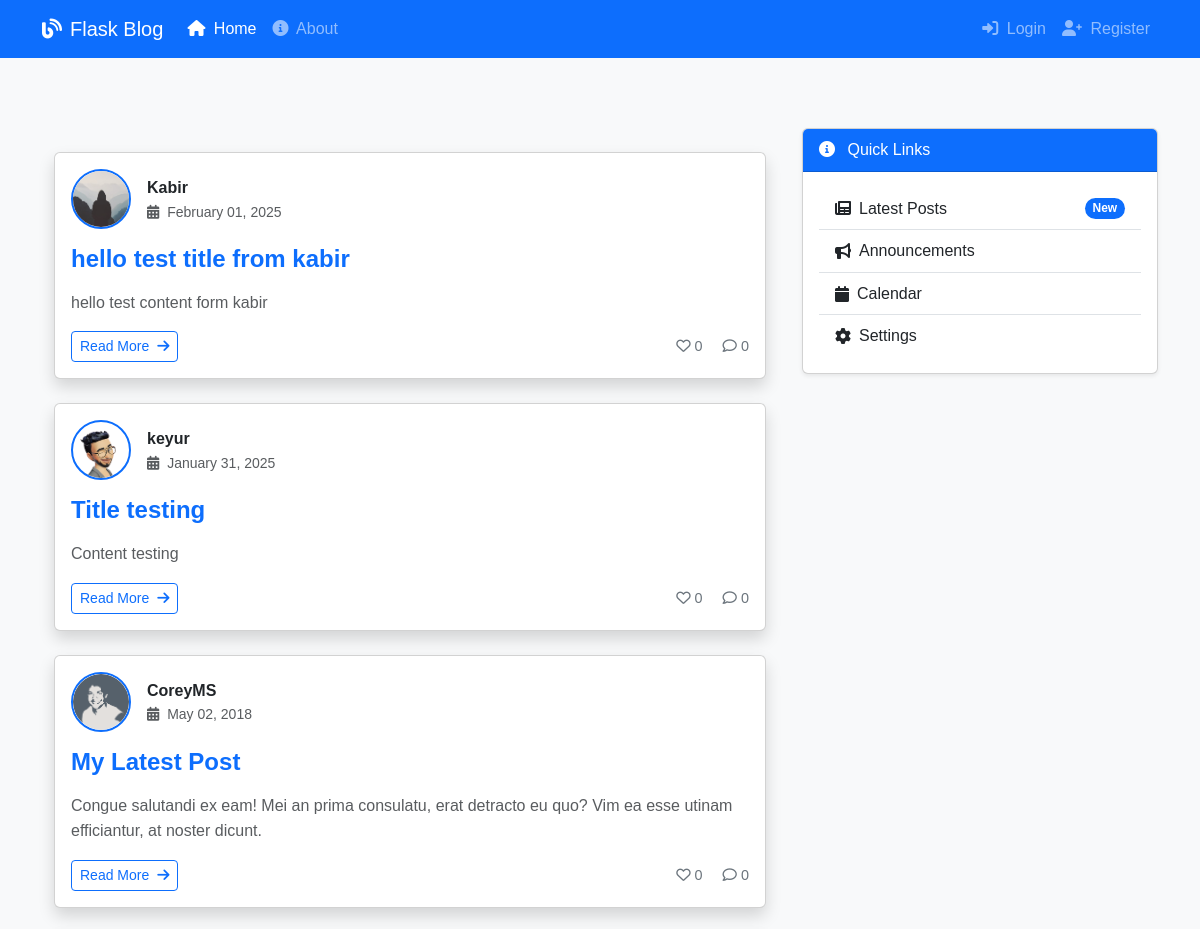
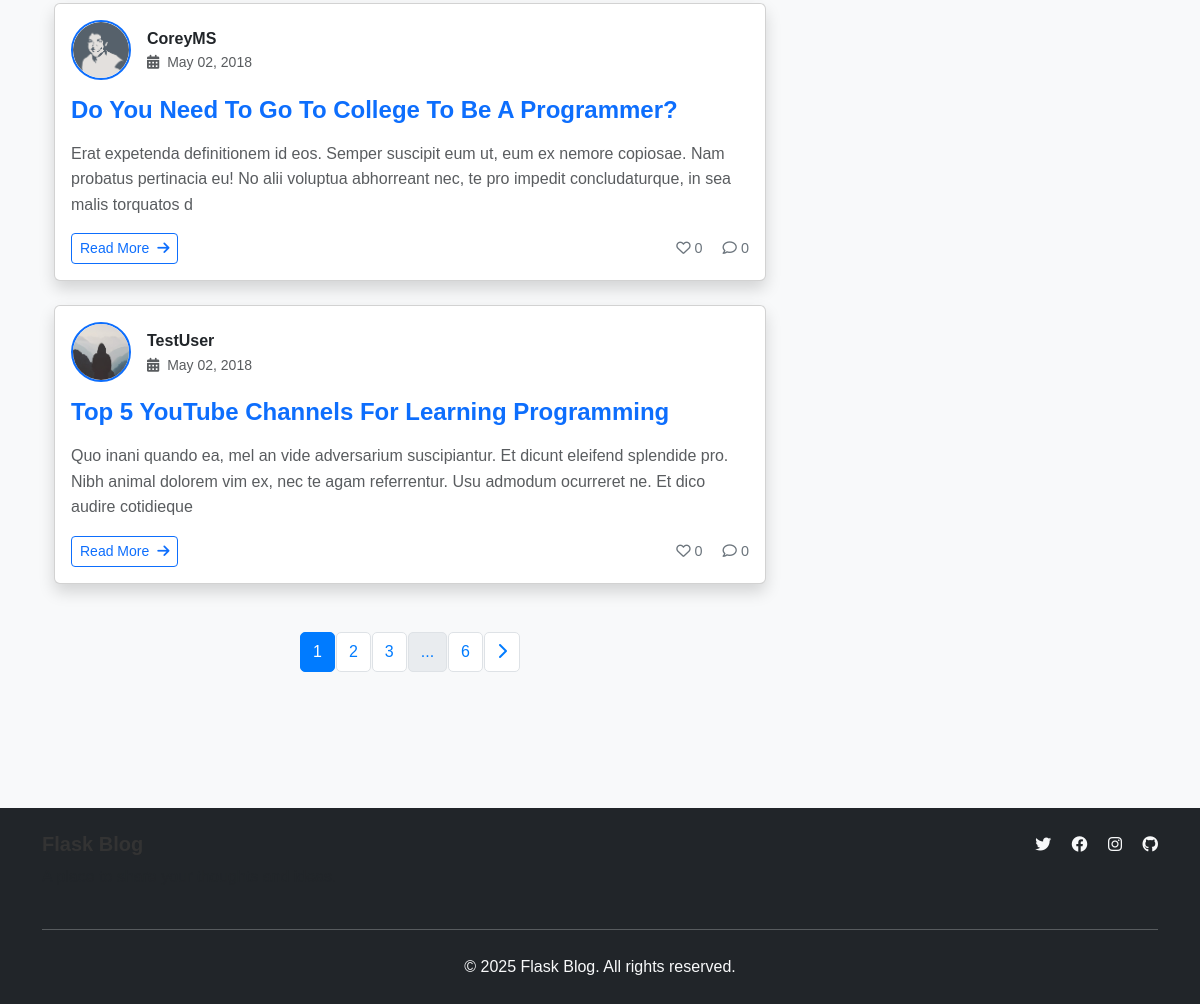
Page /home on the earlier database version (2 pictures, top to bottom).
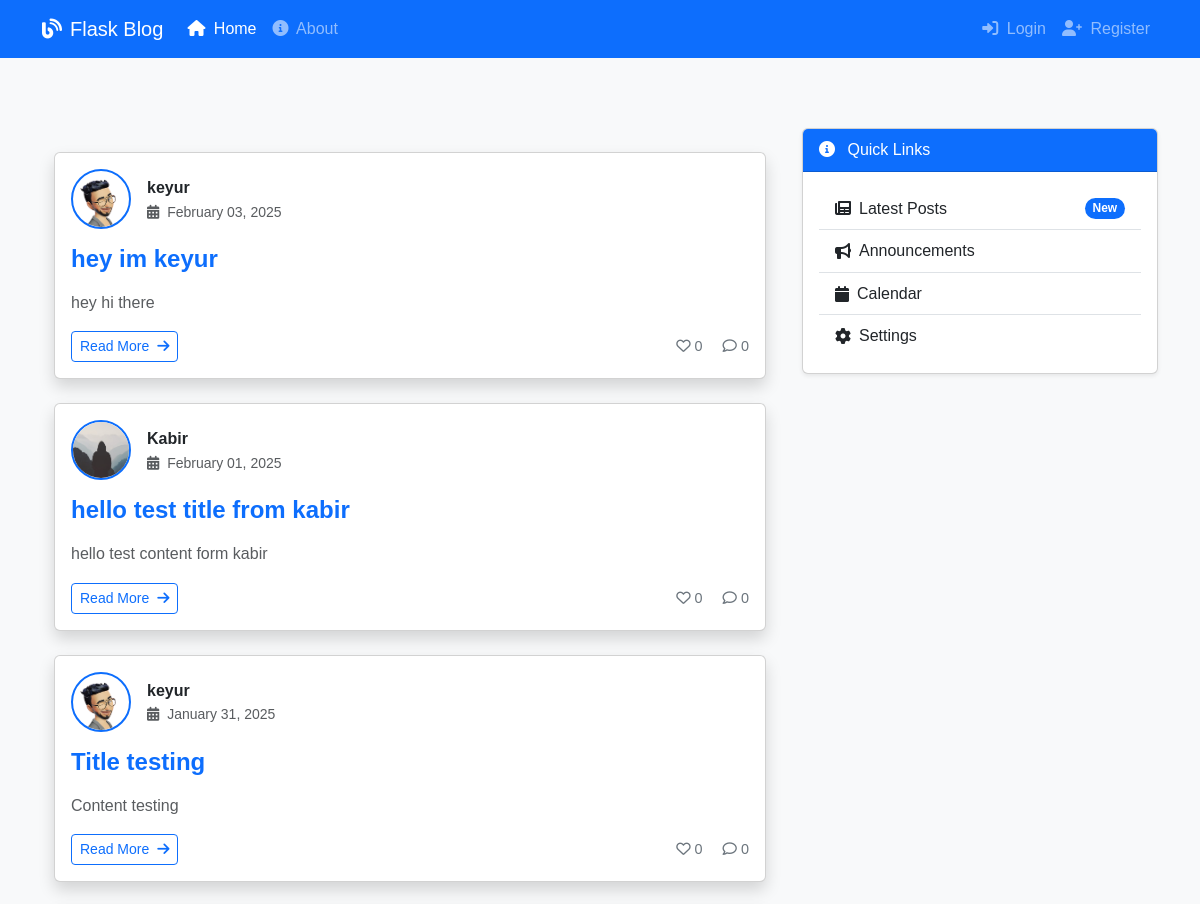
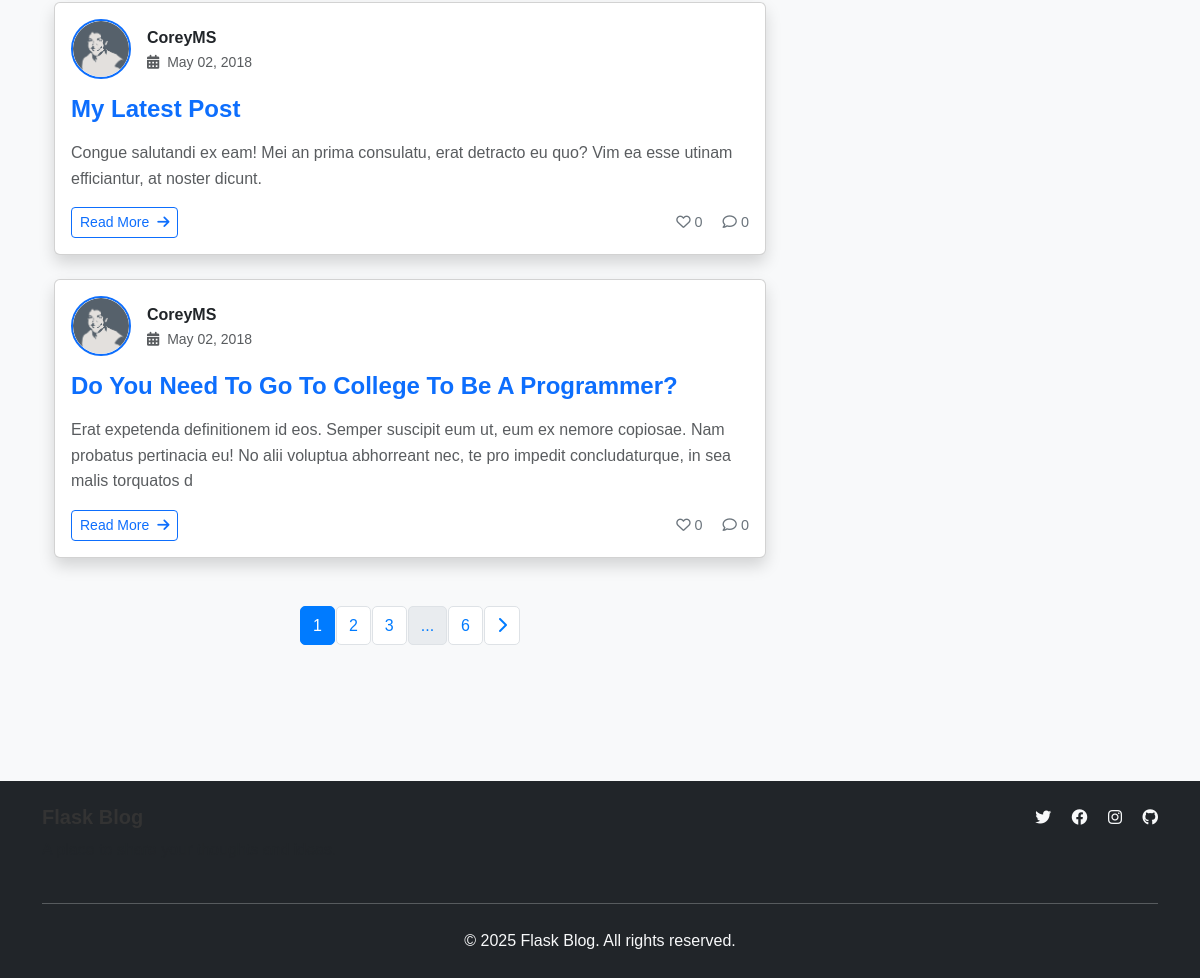
Same page on the later database version (2 pictures, top to bottom).
### flaskblog/models.py (models this page shows, shortened)
class Post(db.Model):
    id = db.Column(db.Integer, primary_key=True)
    title = db.Column(db.String(100), nullable=False)
    date_posted = db.Column(db.DateTime, nullable=False, default=datetime.utcnow)
    content = db.Column(db.Text, nullable=False)
    user_id = db.Column(db.Integer, db.ForeignKey('user.id'), nullable=False)

class User(db.Model, UserMixin):
    id = db.Column(db.Integer, primary_key=True)
    username = db.Column(db.String(20), unique=True, nullable=False)
    email = db.Column(db.String(120), unique=True, nullable=False)
    image_file = db.Column(db.String(20), nullable=False, default='default.jpg')
    password = db.Column(db.String(60), nullable=False)
    posts = db.relationship('Post', backref='author', lazy=True)

### flaskblog/routes.py (the view)
@app.route("/")
@app.route("/home")
def home():
    page = request.args.get('page', 1, type=int)
    posts = Post.query.order_by(Post.date_posted.desc()).paginate(page=page, per_page=5)
    return render_template('home.html', posts=posts)

### flaskblog/templates/home.html (shortened to what this page needs)
{% extends "layout.html" %}
{% block content %}
<div class="container py-4">
    {% for post in posts.items %}
    <div class="card mb-4 shadow hover-shadow transition-shadow duration-300"
         onmouseover="this.classList.add('shadow-lg')"
         onmouseout="this.classList.remove('shadow-lg')">
        <div class="card-body">
            <div class="d-flex align-items-center mb-3">
                <div class="position-relative">
                    <img src="{{ url_for('static', filename='profile_pics/' + post.author.image_file) }}"
                         class="rounded-circle me-3 border border-2 border-primary"
                         width="60"
                         height="60"
                         style="transition: transform 0.3s"
                         onmouseover="this.style.transform='scale(1.1)'"
                         onmouseout="this.style.transform='scale(1)'">
                </div>
                <div>
                    <a href="{{ url_for('user_posts', username=post.author.username) }}"
                       class="text-dark fw-bold text-decoration-none hover-underline">
                        {{ post.author.username }}
                    </a>
                    <div class="text-muted small">
                        <i class="fas fa-calendar-alt me-1"></i>
                        {{ post.date_posted.strftime('%B %d, %Y') }}
                    </div>
                </div>
            </div>
            <div class="post-content">
                <h4 class="mb-3">
                    <a href="{{ url_for('post', post_id=post.id) }}"
                       class="text-decoration-none text-primary hover-text-dark"
                       style="transition: color 0.3s">
                        {{ post.title }}
                    </a>
                </h4>
                <p class="text-muted mb-3">
                    {{ post.content[:200] }}
                </p>
                <div class="d-flex justify-content-between align-items-center">
                    <a href="{{ url_for('post', post_id=post.id) }}"
                       class="btn btn-outline-primary btn-sm hover-lift"
                       style="transition: transform 0.2s">
                        Read More <i class="fas fa-arrow-right ms-1"></i>
                    </a>
                    <div class="post-stats">
                        <span class="me-3">
                            <i class="far fa-heart"></i>
                            <span class="likes-count">0</span>
                        </span>
                        <span>
                            <i class="far fa-comment"></i>
                            <span class="comments-count">0</span>
                        </span>
                    </div>
                </div>
            </div>
        </div>
    </div>
    {% endfor %}
    <nav aria-label="Page navigation" class="mt-5">
        <ul class="pagination justify-content-center">
            {% for page_num in posts.iter_pages(left_edge=1, right_edge=1, left_current=2, right_current=2) %}
                {% if page_num %}
                    <li class="page-item {% if posts.page == page_num %}active{% endif %}">
                        <a class="page-link" href="{{ url_for('home', page=page_num) }}">{{ page_num }}</a>
                    </li>
                {% else %}
                    <li class="page-item disabled"><span class="page-link">...</span></li>
                {% endif %}
            {% endfor %}
            {% if posts.has_next %}
            <li class="page-item">
                <a class="page-link" href="{{ url_for('home', page=posts.next_num) }}">
                    <i class="fas fa-chevron-right"></i>
                </a>
            </li>
            {% endif %}
        </ul>
    </nav>
</div>
{% endblock content %}

### flaskblog/templates/layout.html (shortened to what this page needs)
<!DOCTYPE html>
<html lang="en">
<head>
    <link href="https://cdn.jsdelivr.net/npm/bootstrap@5.3.0/dist/css/bootstrap.min.css" rel="stylesheet">
    <link href="https://cdnjs.cloudflare.com/ajax/libs/font-awesome/6.0.0/css/all.min.css" rel="stylesheet">
    <link rel="stylesheet" type="text/css" href="{{ url_for('static', filename='main.css') }}">
</head>
<body class="bg-light">
    <header class="header-section shadow-sm">
        <nav class="navbar navbar-expand-lg navbar-dark bg-primary fixed-top">
            <div class="container">
                <a class="navbar-brand d-flex align-items-center" href="/">
                    <i class="fas fa-blog me-2"></i>
                    Flask Blog
                </a>
                <div class="collapse navbar-collapse" id="navbarContent">
                    <ul class="navbar-nav me-auto mb-2 mb-lg-0">
                        <li class="nav-item">
                            <a class="nav-link {{ 'active' if request.endpoint == 'home' }}"
                               href="{{ url_for('home') }}">
                                <i class="fas fa-home me-1"></i> Home
                            </a>
                        </li>
                        <li class="nav-item">
                            <a class="nav-link {{ 'active' if request.endpoint == 'about' }}"
                               href="{{ url_for('about') }}">
                                <i class="fas fa-info-circle me-1"></i> About
                            </a>
                        </li>
                    </ul>
                    <ul class="navbar-nav">
                        {% if current_user.is_authenticated %}
                            <li class="nav-item">
                                <a class="nav-link" href="{{ url_for('new_post') }}">
                                    <i class="fas fa-plus-circle me-1"></i> New Post
                                </a>
                            </li>
                            <li class="nav-item dropdown">
                                <a class="nav-link dropdown-toggle" href="#" id="userDropdown"
                                   role="button" data-bs-toggle="dropdown" aria-expanded="false">
                                    <img src="{{ url_for('static', filename='profile_pics/' + current_user.image_file) }}"
                                         class="rounded-circle me-1" width="25" height="25">
                                    {{ current_user.username }}
                                </a>
                                <ul class="dropdown-menu dropdown-menu-end" aria-labelledby="userDropdown">
                                    <li>
                                        <a class="dropdown-item" href="{{ url_for('account') }}">
                                            <i class="fas fa-user me-2"></i> Account
                                        </a>
                                    </li>
                                    <li><hr class="dropdown-divider"></li>
                                    <li>
                                        <a class="dropdown-item text-danger" href="{{ url_for('logout') }}">
                                            <i class="fas fa-sign-out-alt me-2"></i> Logout
                                        </a>
                                    </li>
                                </ul>
                            </li>
                        {% else %}
                            <li class="nav-item">
                                <a class="nav-link" href="{{ url_for('login') }}">
                                    <i class="fas fa-sign-in-alt me-1"></i> Login
                                </a>
                            </li>
                            <li class="nav-item">
                                <a class="nav-link" href="{{ url_for('register') }}">
                                    <i class="fas fa-user-plus me-1"></i> Register
                                </a>
                            </li>
                        {% endif %}
                    </ul>
                </div>
            </div>
        </nav>
    </header>
    <main class="container py-5 mt-5">
        <div class="row g-4">
            <div class="col-lg-8">
                {% block content %}{% endblock %}
            </div>
            <div class="col-lg-4">
                <div class="card shadow-sm">
                    <div class="card-header bg-primary text-white">
                        <i class="fas fa-info-circle me-2"></i> Quick Links
                    </div>
                    <div class="card-body">
                        <div class="list-group list-group-flush">
                            <a href="#" class="list-group-item list-group-item-action d-flex align-items-center">
                                <i class="fas fa-newspaper me-2"></i> Latest Posts
                                <span class="badge bg-primary rounded-pill ms-auto">New</span>
                            </a>
                            <a href="#" class="list-group-item list-group-item-action d-flex align-items-center">
                                <i class="fas fa-bullhorn me-2"></i> Announcements
                            </a>
                            <a href="#" class="list-group-item list-group-item-action d-flex align-items-center">
                                <i class="fas fa-calendar me-2"></i> Calendar
                            </a>
                            <a href="#" class="list-group-item list-group-item-action d-flex align-items-center">
                                <i class="fas fa-cog me-2"></i> Settings
                            </a>
                        </div>
                    </div>
                </div>
            </div>
        </div>
    </main>
    <footer class="bg-dark text-light py-4 mt-5">
        <div class="container">
            <div class="row">
                <div class="col-md-6">
                    <h5>Flask Blog</h5>
                    <p class="text-muted">A place to share your thoughts and ideas.</p>
                </div>
                <div class="col-md-6 text-md-end">
                    <div class="social-links">
                        <a href="#" class="text-light me-3"><i class="fab fa-twitter"></i></a>
                        <a href="#" class="text-light me-3"><i class="fab fa-facebook"></i></a>
                        <a href="#" class="text-light me-3"><i class="fab fa-instagram"></i></a>
                        <a href="#" class="text-light"><i class="fab fa-github"></i></a>
                    </div>
                </div>
            </div>
            <hr class="my-4">
            <div class="row">
                <div class="col-12 text-center">
                    <p class="mb-0">&copy; 2025 Flask Blog. All rights reserved.</p>
                </div>
            </div>
        </div>
    </footer>
</body>
</html>

### flaskblog/static/main.css (style rules this page uses)
body { background: #f4f6f8; color: #333; margin-top: 5rem; font-family: 'Arial', sans-serif; line-height: 1.6; }
h1, h2, h3, h4, h5, h6 { color: #333; font-weight: 600; }
a { color: #007bff; text-decoration: none; transition: color 0.3s ease-in-out; }
.btn { transition: all 0.3s ease-in-out; }
.pagination .page-item .page-link { color: #007bff; border-radius: 5px; transition: all 0.3s ease-in-out; }
.pagination .page-item.active .page-link { background-color: #007bff; color: #fff; border-color: #007bff; }

### flaskblog/templates/home.html (style rules this page uses)
.hover-shadow { transition: box-shadow 0.3s ease-in-out; }
.post-stats { color: #6c757d; font-size: 0.9rem; }
.post-stats i { transition: color 0.3s; }
.page-link { border-radius: 5px; margin: 0 2px; }

Differences in the rows shown:
no longer on this page (row unchanged): Post: image_file (placeholder picture), author.username "TestUser", date_posted "May 02, 2018", title "Top 5 YouTube Channels For Learning Programming", content "Quo inani quando ea, mel an vide adversarium suscipiantur. Et dicunt eleifend splendide pro. Nibh animal dolorem vim ex, nec te agam referrentur. Usu admodum ocurreret ne. Et dico audire cotidieque"
added Post: image_file (picture), author.username "keyur", date_posted "February 03, 2025", title "hey im keyur", content "hey hi there"
